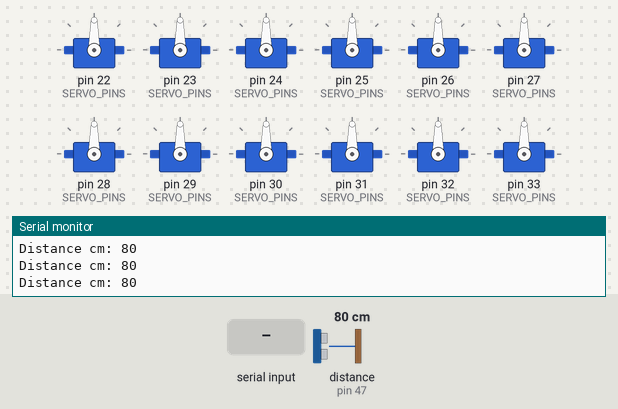
Recording of a sketch running on a simulated Arduino Mega 2560, built with avr-gcc and run on an emulated ATmega2560. Shown: 12 × servo, the last lines printed to the serial monitor. Wiring (inferred from the names in the program): ultrasonic range finder: trigger pin 46; echo pin 47. Inputs (shaded band) come from the test bench; at power-on: distance to the obstacle (sensor on pin 47) 80 cm. The echo pulse lasts 58.3 µs per cm.

Above: at 1.2 s.
1.3 s: "A" received over the second serial link
At 1.46 s:
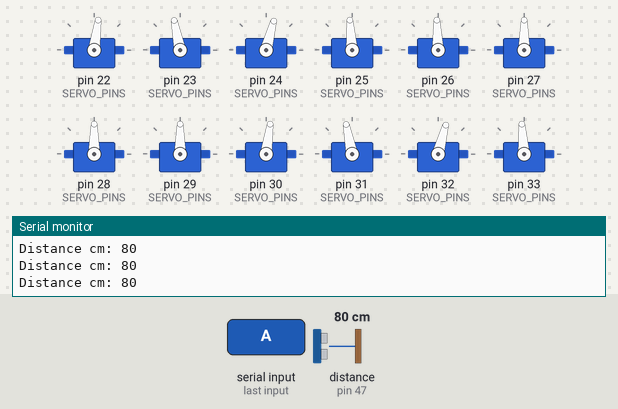
At 2.1 s:
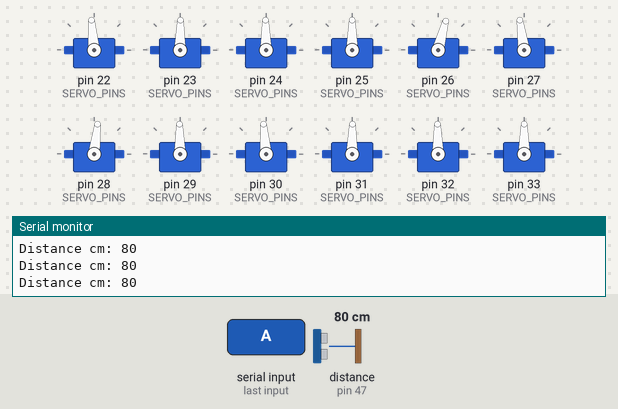
4.3 s: distance to the obstacle (sensor on pin 47) set to 2 cm
7.3 s: "F" received over the second serial link
10.3 s: "M" received over the second serial link
At 11.4 s:
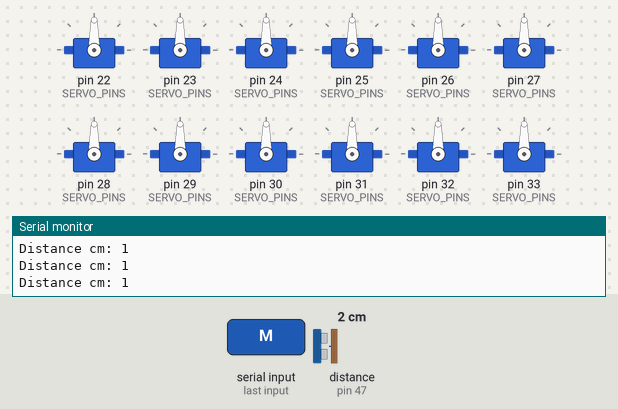
Timing chart, 0 to 12.8 s (numbered marks = the images above; inputs shaded):
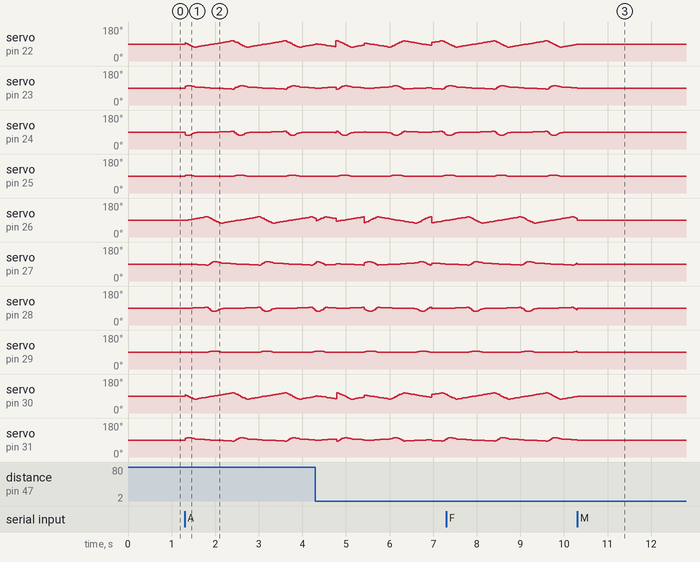

The sketch:

hexabot.ino
```cpp
/*
  Hexabot baseline controller
  Board: Arduino Mega 2560
  Actuators: 6 legs x 4 hobby servos = 24 servos
  Sensor: HC-SR04 ultrasonic module
  Bluetooth: serial module on Serial1 (Mega RX1=19, TX1=18)

  Bluetooth commands (send one character):
    F = walk forward, B = walk backward, L/R = turn, S = stop/stand
    A = automatic forward + obstacle avoidance, M = manual mode

  IMPORTANT:
  - This is a configurable starting point, not universal leg inverse kinematics.
    Set SERVO_PINS, NEUTRAL, and SERVO_DIR for your wiring/mechanics, then tune
    the stride/lift constants with the robot supported off the ground.
  - Do not power 24 servos from the Mega. Use a suitable external servo supply
    and connect its ground to Arduino GND. Add a fuse/current limiting as needed.
*/
#include <Servo.h>

const uint8_t LEG_COUNT = 6;
const uint8_t JOINTS_PER_LEG = 4;

// Legs ordered front-left, middle-left, rear-left, front-right, middle-right,
// rear-right. Each row is coxa/hip, femur, tibia, foot servo.
const uint8_t SERVO_PINS[LEG_COUNT][JOINTS_PER_LEG] = {
  {22, 23, 24, 25}, {26, 27, 28, 29}, {30, 31, 32, 33},
  {34, 35, 36, 37}, {38, 39, 40, 41}, {42, 43, 44, 45}
};

// Change these directions if a joint moves opposite to the desired direction.
const int8_t SERVO_DIR[LEG_COUNT][JOINTS_PER_LEG] = {
  { 1, 1, 1, 1}, { 1, 1, 1, 1}, { 1, 1, 1, 1},
  {-1,-1,-1,-1}, {-1,-1,-1,-1}, {-1,-1,-1,-1}
};

// Calibrate each servo's safe standing position (degrees).
const uint8_t NEUTRAL[LEG_COUNT][JOINTS_PER_LEG] = {
  {90, 90, 90, 90}, {90, 90, 90, 90}, {90, 90, 90, 90},
  {90, 90, 90, 90}, {90, 90, 90, 90}, {90, 90, 90, 90}
};

const uint8_t TRIG_PIN = 46;
const uint8_t ECHO_PIN = 47;
const uint16_t OBSTACLE_CM = 25;
const uint16_t SENSOR_INTERVAL_MS = 100;
const uint16_t SERVO_UPDATE_MS = 20;
const uint16_t AUTO_REVERSE_MS = 450;
const uint16_t AUTO_TURN_MS = 650;

// Tune these values to suit the geometry and weight of the robot.
const float STRIDE_DEG = 18.0f;
const float LIFT_DEG = 12.0f;
const float KNEE_LIFT_DEG = 18.0f;
const float CYCLE_SECONDS = 1.2f;
const float SWING_FRACTION = 0.25f;

Servo legServo[LEG_COUNT][JOINTS_PER_LEG];

// Tripod groups: front-left + rear-left + middle-right; the other three form
// the alternate group. This is the common alternating-tripod walking pattern.
const uint8_t TRIPOD_PHASE[LEG_COUNT] = {0, 1, 0, 1, 0, 1};
const int8_t LEG_SIDE[LEG_COUNT] = {-1, -1, -1, 1, 1, 1};

enum Mode : uint8_t { MANUAL_MODE, AUTO_MODE };
enum AutoState : uint8_t { AUTO_WALK, AUTO_BACKUP, AUTO_TURN };
Mode mode = MANUAL_MODE;
AutoState autoState = AUTO_WALK;

// Manual/auto movement values: forward is -1, reverse +1, turn is -1 or +1.
int8_t drive = 0;
int8_t turn = 0;
uint32_t stateStartedAt = 0;
uint32_t lastServoUpdate = 0;
uint32_t lastSensorRead = 0;
uint32_t gaitStartedAt = 0;
int distanceCm = 999;

int clampAngle(int value) {
  if (value < 0) return 0;
  if (value > 180) return 180;
  return value;
}

void setJoint(uint8_t leg, uint8_t joint, float offsetDegrees) {
  const int angle = (int)NEUTRAL[leg][joint] +
                    SERVO_DIR[leg][joint] * (int)offsetDegrees;
  legServo[leg][joint].write(clampAngle(angle));
}

void stand() {
  drive = 0;
  turn = 0;
  for (uint8_t leg = 0; leg < LEG_COUNT; ++leg) {
    for (uint8_t joint = 0; joint < JOINTS_PER_LEG; ++joint) {
      legServo[leg][joint].write(NEUTRAL[leg][joint]);
    }
  }
}

void beginServos() {
  for (uint8_t leg = 0; leg < LEG_COUNT; ++leg) {
    for (uint8_t joint = 0; joint < JOINTS_PER_LEG; ++joint) {
      legServo[leg][joint].attach(SERVO_PINS[leg][joint]);
      legServo[leg][joint].write(NEUTRAL[leg][joint]);
    }
  }
}

// Oscillating tripod gait using configurable joint offsets. This provides a
// simple walking baseline; tune offsets/directions for the actual linkage.
void updateGait(uint32_t now) {
  if (drive == 0 && turn == 0) {
    stand();
    return;
  }

  float phase = fmod((now - gaitStartedAt) / (CYCLE_SECONDS * 1000.0f), 1.0f);
  for (uint8_t leg = 0; leg < LEG_COUNT; ++leg) {
    float p = phase + (TRIPOD_PHASE[leg] ? 0.5f : 0.0f);
    if (p >= 1.0f) p -= 1.0f;

    const bool swing = p < SWING_FRACTION;
    float stride;
    float lift;
    if (swing) {
      const float t = p / SWING_FRACTION;
      stride = -1.0f + 2.0f * t;
      lift = sin(t * PI);
    } else {
      const float t = (p - SWING_FRACTION) / (1.0f - SWING_FRACTION);
      stride = 1.0f - 2.0f * t;
      lift = 0.0f;
    }

    float legDrive = (float)drive;
    if (turn != 0) legDrive += (float)turn * LEG_SIDE[leg];
    const float forwardOffset = stride * STRIDE_DEG * legDrive;
    const float liftOffset = lift * LIFT_DEG;

    // Joint order: coxa/hip, femur, tibia, foot. The femur/tibia/foot
    // offsets raise the leg in swing and return it to its standing pose.
    setJoint(leg, 0, forwardOffset);
    setJoint(leg, 1, liftOffset - forwardOffset * 0.35f);
    setJoint(leg, 2, -lift * KNEE_LIFT_DEG + forwardOffset * 0.20f);
    setJoint(leg, 3, lift * (LIFT_DEG - KNEE_LIFT_DEG * 0.35f));
  }
}

int readDistanceCm() {
  digitalWrite(TRIG_PIN, LOW);
  delayMicroseconds(2);
  digitalWrite(TRIG_PIN, HIGH);
  delayMicroseconds(10);
  digitalWrite(TRIG_PIN, LOW);
  const unsigned long duration = pulseIn(ECHO_PIN, HIGH, 25000UL);
  if (duration == 0) return 999; // no echo: treat as clear/far away
  return (int)(duration / 58UL);
}

void startAutoAvoidance(uint32_t now) {
  // Stop the forward gait, back up briefly, then turn and resume forward.
  autoState = AUTO_BACKUP;
  stateStartedAt = now;
  drive = 1;
  turn = 0;
}

void updateAuto(uint32_t now) {
  if (autoState == AUTO_WALK) {
    drive = -1;
    turn = 0;
    if (distanceCm > 0 && distanceCm <= OBSTACLE_CM) {
      startAutoAvoidance(now);
    }
  } else if (autoState == AUTO_BACKUP) {
    drive = 1;
    turn = 0;
    if (now - stateStartedAt >= AUTO_REVERSE_MS) {
      autoState = AUTO_TURN;
      stateStartedAt = now;
      drive = 0;
      // Alternate turn direction each avoidance event.
      static int8_t nextTurn = 1;
      turn = nextTurn;
      nextTurn = -nextTurn;
    }
  } else { // AUTO_TURN
    drive = 0;
    if (now - stateStartedAt >= AUTO_TURN_MS) {
      autoState = AUTO_WALK;
      drive = -1;
      turn = 0;
    }
  }
}

void handleBluetooth(char command) {
  if (command >= 'a' && command <= 'z') command -= ('a' - 'A');
  switch (command) {
    case 'A':
      mode = AUTO_MODE;
      autoState = AUTO_WALK;
      drive = -1;
      turn = 0;
      stateStartedAt = millis();
      break;
    case 'M':
      mode = MANUAL_MODE;
      stand();
      break;
    case 'F': mode = MANUAL_MODE; drive = -1; turn = 0; break;
    case 'B': mode = MANUAL_MODE; drive = 1; turn = 0; break;
    case 'L': mode = MANUAL_MODE; drive = 0; turn = -1; break;
    case 'R': mode = MANUAL_MODE; drive = 0; turn = 1; break;
    case 'S': mode = MANUAL_MODE; stand(); break;
    default: break; // Ignore CR/LF and unknown characters.
  }
}

void setup() {
  Serial.begin(115200);   // USB diagnostics
  Serial1.begin(9600);    // Bluetooth module; configure its baud rate as needed
  pinMode(TRIG_PIN, OUTPUT);
  pinMode(ECHO_PIN, INPUT);
  digitalWrite(TRIG_PIN, LOW);
  beginServos();
  gaitStartedAt = millis();
  Serial.println(F("Hexabot ready. Bluetooth: F B L R S A M"));
}

void loop() {
  while (Serial1.available() > 0) {
    handleBluetooth((char)Serial1.read());
  }

  const uint32_t now = millis();
  if (now - lastSensorRead >= SENSOR_INTERVAL_MS) {
    lastSensorRead = now;
    distanceCm = readDistanceCm();
    Serial.print(F("Distance cm: "));
    Serial.println(distanceCm);
  }

  if (mode == AUTO_MODE) updateAuto(now);

  if (now - lastServoUpdate >= SERVO_UPDATE_MS) {
    lastServoUpdate = now;
    updateGait(now);
  }
}
```

Measured:
- after the input at 10.3 s, servo on pin 22 (SERVO_PINS): goes on until 10.3 s, then stays 90°; servo on pin 24 (SERVO_PINS), servo on pin 25 (SERVO_PINS), servo on pin 32 (SERVO_PINS), servo on pin 33 (SERVO_PINS): stops changing and stays 90°
